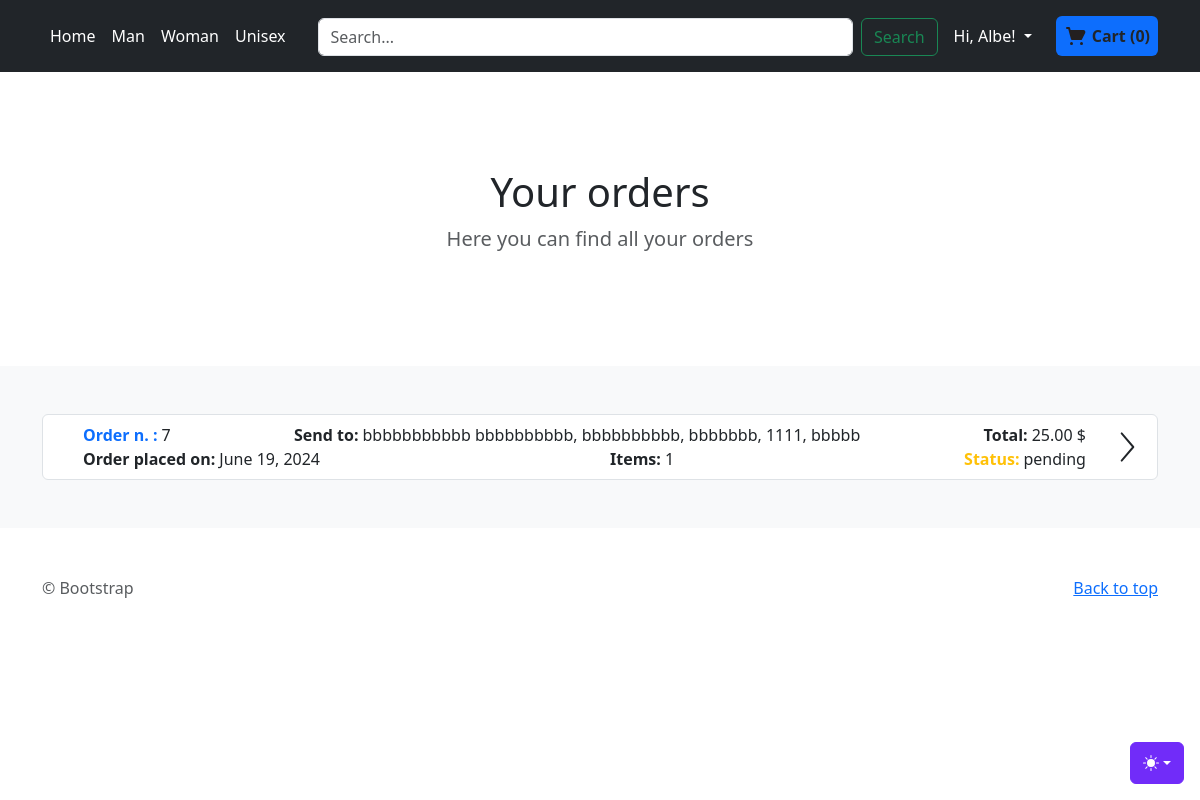
/order/orders/ (signed in), run on an earlier commit of the app's database.
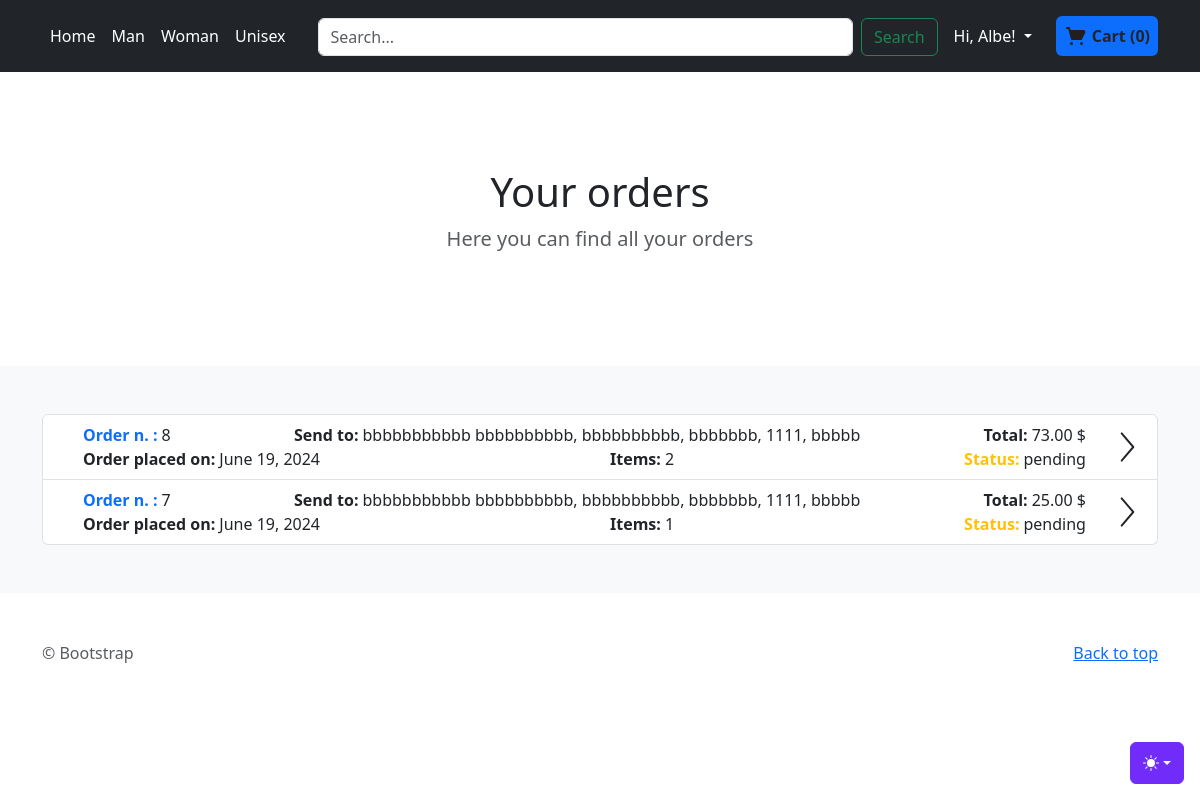
And on a later commit of the database.
### order/models.py (models this page shows, shortened)
class Order(models.Model):
    PAYMENT_METHODS = [
        ('credit', 'Credit Card'),
        ('debit', 'Debit Card'),
        ('paypal', 'PayPal')
    ]
    user = models.ForeignKey(CustomUser, on_delete=models.SET_NULL, null=True, blank=True,editable=False)
    created_at = models.DateTimeField(auto_now_add=True)
    total_products = models.PositiveIntegerField(null=False,blank=False,editable=False)
    total_price = models.DecimalField(max_digits=10, decimal_places=2,null=False,blank=False,default=0,editable=False)
    payment_method = models.CharField(max_length=20,choices=PAYMENT_METHODS,null=False,blank=False,editable=False)
    shipping_email = models.EmailField(max_length=254,null=True,blank=True)
    shipping_nickname = models.CharField(max_length=255, blank=True, null=True)
    shipping_first_name_recipient = models.CharField(max_length=255, blank=True, null=True)
    shipping_last_name_recipient = models.CharField(max_length=255, blank=True, null=True)
    shipping_address1 = models.CharField(max_length=255, blank=False, null=True)
    shipping_address2 = models.CharField(max_length=255, blank=True, null=True)
    shipping_country = models.CharField(max_length=255, blank=False, null=True)
    shipping_state = models.CharField(max_length=255, blank=False, null=True)
    shipping_zip = models.CharField(max_length=20, blank=False, null=True)
    status = models.CharField(max_length=20, choices=OrderStatus.choices(), default=OrderStatus.PENDING.value)

### order/views.py (the view)
# urls.py: path('orders/', views.orders, name='orders'),
def orders(request):
    data_response = {
        'orders': None
    }
    if request.user.is_authenticated:
        user_id = request.user.id
        orders = Order.objects.filter(user=user_id).all().order_by('-created_at')
        data_response['orders'] = orders
    return render(request, 'order/orders.html', cart_info(request) | data_response)

### order/models.py (called while the page is built)
    def total_items(self):
        return sum(item.quantity for item in self.cartitem_set.all())

    def total_price(self):
        total = 0
        for item in self.cartitem_set.all():
            total += item.quantity * item.product.price
        return total

### order/views.py (called while the page is built, shortened)
def get_or_create_cart(request):
    if request.user.is_authenticated:
        cart, created = Cart.objects.get_or_create(user=request.user)
    return cart

def get_cart_products(cart):
    cart_items = CartItem.objects.filter(cart=cart).select_related('product')
    cart_products = [
        {
            'product_id': item.product.id,
            'name': item.product.product.brand.brand_name + " " + item.product.title,
            'price': item.product.price,
            'quantity': item.quantity,
            'size': item.product.size.size_name if item.product.size else "One size",
            'color': item.product.color.color_name if item.product.color else "One color"
        } for item in cart_items
    ]
    return cart_products

### templates/order/orders.html (shortened to what this page needs)
{% extends 'store/index.html' %}
{% load static %}
{% block categories %}
  <section class="py-5 text-center container">
        <div class="row py-lg-5">
      <div class="col-lg-6 col-md-8 mx-auto">
        <h1 class="fw-light">{% block section_title %}Your orders {% endblock section_title %}</h1>
        <p class="lead text-body-secondary">{% block section_par %}Here you can find all your orders{% endblock section_par %}</p>
      </div>
    </div>
  </section>
{% endblock categories %}
{% block content %}
    {% if orders %}
        <div class="list-group">
        {% for order in orders %}
          <a href="{% url 'order:order-detail' order.id %}" class="list-group-item list-group-item-action">
          <div class="d-flex justify-content-between align-items-center">
              <div class="w-100">
                  <div class="d-flex justify-content-between flex-wrap">
                              <div class="mx-4 d-flex">
                                  <span class="me-1 text-primary fw-bold">Order n. :</span>
                                  <span class="" > {{ order.id }}</span>
                              </div>
                              <div class="mx-4 d-flex align-items-center">
                                  <span class="me-1 fw-bold">Send to: </span>
                                  <span class="">{{ order.shipping_first_name_recipient }} {{ order.shipping_last_name_recipient }},
                                  {{ order.shipping_address1 }}, {% if order.shipping_address2 %}{{ order.shipping_address2 }},{% endif %}
                                  {{ order.shipping_state }}, {{ order.shipping_zip }}, {{ order.shipping_country }}</span>
                              </div>
                                <div class="mx-4 d-flex">
                                  <span class="me-1 fw-bold">Total:</span>
                                  <span class=""> {{ order.total_price }} $</span>
                              </div>
                          </div>
                  <div class="d-flex justify-content-between flex-wrap">
                              <div class="mx-4 d-flex">
                                  <span class="me-1 fw-bold">Order placed on:</span>
                                  <span class="" > {{ order.created_at.date }}</span>
                              </div>
                              <div class="mx-4 d-flex">
                                  <span class="me-1 fw-bold">Items:</span>
                                  <span class=""> {{ order.total_products }}</span>
                              </div>
                              <div class="mx-4 d-flex">
                                  <span class="me-1 text-warning fw-bold">Status:</span>
                                  <span class="" > {{ order.status }}</span>
                              </div>
                          </div>
              </div>
              <svg id="i-chevron-right" xmlns="http://www.w3.org/2000/svg" viewBox="0 0 32 32" width="32" height="32" fill="none" stroke="currentcolor" stroke-linecap="round" stroke-linejoin="round" stroke-width="2">
                <path d="M12 30 L24 16 12 2" />
              </svg>
          </div>
          </a>
        {% endfor %}
        </div>
    {% else %}
        <div class="text-center text-warning">
        There are no orders placed
        </div>
    {% endif %}
{% endblock content %}

What changed in the data, as far as the page shows it:
added Order: id "8", shipping_first_name_recipient "bbbbbbbbbbb", shipping_last_name_recipient "bbbbbbbbbb", shipping_address1 "bbbbbbbbbb", shipping_state "bbbbbbb", shipping_zip "1111", shipping_country "bbbbb", total_price "73.00", created_at "June 19, 2024", total_products "2", status "pending"
